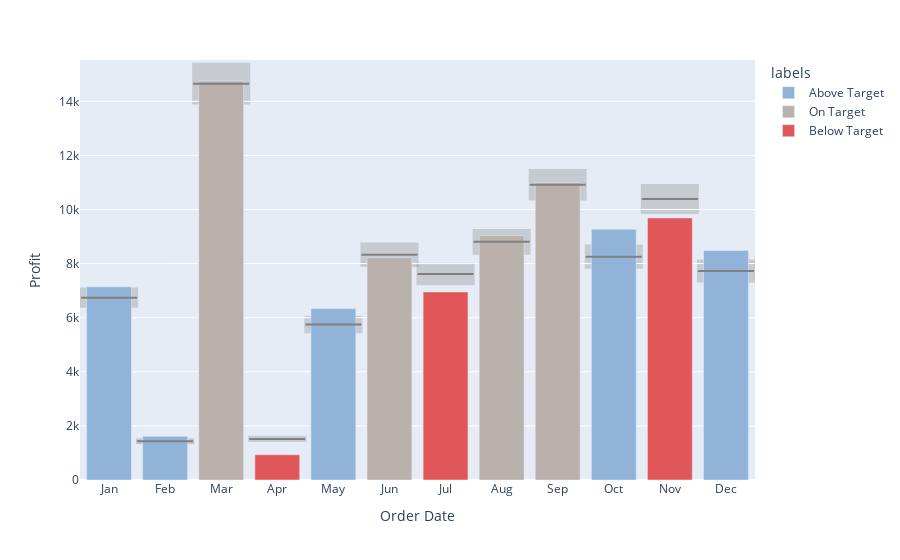

Notebook code for this chart:
### Code cell
import plotly.express as px

tolerence = 0.05

data_px = data_grouped.reset_index()
data_px['labels'] = labels
data_px['month'] = ['Jan', 'Feb', 'Mar', 'Apr', 'May', 'Jun',
                    'Jul', 'Aug', 'Sep', 'Oct', 'Nov', 'Dec']
data_px['profit diff'] = (data_px['Profit'] - data_px['Target Profit']) / data_px['Target Profit']

fig = px.bar(data_px, x='Order Date', y='Profit', color='labels',
             color_discrete_sequence=['#91B3D7', '#BAB0AC', '#E15759'],
            )
fig.update_traces(
    customdata=data_px.loc[:,['month', 'Profit', 'profit diff', 'Target Profit']],
    hovertemplate=('<b>%{customdata[0]} 2023</b><br>'
                   'Profit: <b>$%{customdata[1]:,.0f}</b><br>'
                   '%{customdata[2]:.0%} difference from Target ($%{customdata[3]:,.0f})<extra></extra>'),
    hoverlabel=dict(bgcolor='white'),
)

for m, t, l, u in zip(data_px['Order Date'], data_px['Target Profit'], lower, upper):
    fig.add_shape(
        type='line',
        x0=m-0.5, y0=t, x1=m+0.5, y1=t,
        line_color='gray'
    )
    fig.add_shape(
        type='rect',
        x0=m-0.5, y0=l, x1=m+0.5, y1=u,
        line_color='gray',
        fillcolor='gray',
        opacity=0.3,
        layer='below',
    )

fig.update_layout(
    height=600
)
fig.update_xaxes(
    tickvals=data_px['Order Date'],
    ticktext=data_px['month'],
)

fig.show()

### Figure 1 — Plotly figure (JSON) as saved in the notebook; plotly's stock layout.template omitted (floating-point values rounded to 4 significant figures)
{"data": [{"alignmentgroup": "True", "customdata": [["Jan", 7140.0, 0.05904, 6742.0], ["Feb", 1614.0, 0.1276, 1431.0], ["Mar", 14750.0, 0.006698, 14650.0], ["Apr", 933.3, -0.3856, 1519.0], ["May", 6343.0, 0.1039, 5746.0], ["Jun", 8223.0, -0.01288, 8331.0], ["Jul", 6953.0, -0.08725, 7617.0], ["Aug", 9041.0, 0.02689, 8804.0], ["Sep", 10990.0, 0.006934, 10920.0], ["Oct", 9275.0, 0.1231, 8258.0], ["Nov", 9690.0, -0.06736, 10390.0], ["Dec", 8483.0, 0.09794, 7727.0]], "hoverlabel": {"bgcolor": "white"}, "hovertemplate": "<b>%{customdata[0]} 2023</b><br>Profit: <b>$%{customdata[1]:,.0f}</b><br>%{customdata[2]:.0%} difference from Target ($%{customdata[3]:,.0f})<extra></extra>", "legendgroup": "Above Target", "marker": {"color": "#91B3D7", "pattern": {"shape": ""}}, "name": "Above Target", "offsetgroup": "Above Target", "orientation": "v", "showlegend": true, "textposition": "auto", "type": "bar", "x": [1, 2, 5, 10, 12], "xaxis": "x", "y": [7140.0, 1614.0, 6343.0, 9275.0, 8483.0], "yaxis": "y"}, {"alignmentgroup": "True", "customdata": [["Jan", 7140.0, 0.05904, 6742.0], ["Feb", 1614.0, 0.1276, 1431.0], ["Mar", 14750.0, 0.006698, 14650.0], ["Apr", 933.3, -0.3856, 1519.0], ["May", 6343.0, 0.1039, 5746.0], ["Jun", 8223.0, -0.01288, 8331.0], ["Jul", 6953.0, -0.08725, 7617.0], ["Aug", 9041.0, 0.02689, 8804.0], ["Sep", 10990.0, 0.006934, 10920.0], ["Oct", 9275.0, 0.1231, 8258.0], ["Nov", 9690.0, -0.06736, 10390.0], ["Dec", 8483.0, 0.09794, 7727.0]], "hoverlabel": {"bgcolor": "white"}, "hovertemplate": "<b>%{customdata[0]} 2023</b><br>Profit: <b>$%{customdata[1]:,.0f}</b><br>%{customdata[2]:.0%} difference from Target ($%{customdata[3]:,.0f})<extra></extra>", "legendgroup": "On Target", "marker": {"color": "#BAB0AC", "pattern": {"shape": ""}}, "name": "On Target", "offsetgroup": "On Target", "orientation": "v", "showlegend": true, "textposition": "auto", "type": "bar", "x": [3, 6, 8, 9], "xaxis": "x", "y": [14750.0, 8223.0, 9041.0, 10990.0], "yaxis": "y"}, {"alignmentgroup": "True", "customdata": [["Jan", 7140.0, 0.05904, 6742.0], ["Feb", 1614.0, 0.1276, 1431.0], ["Mar", 14750.0, 0.006698, 14650.0], ["Apr", 933.3, -0.3856, 1519.0], ["May", 6343.0, 0.1039, 5746.0], ["Jun", 8223.0, -0.01288, 8331.0], ["Jul", 6953.0, -0.08725, 7617.0], ["Aug", 9041.0, 0.02689, 8804.0], ["Sep", 10990.0, 0.006934, 10920.0], ["Oct", 9275.0, 0.1231, 8258.0], ["Nov", 9690.0, -0.06736, 10390.0], ["Dec", 8483.0, 0.09794, 7727.0]], "hoverlabel": {"bgcolor": "white"}, "hovertemplate": "<b>%{customdata[0]} 2023</b><br>Profit: <b>$%{customdata[1]:,.0f}</b><br>%{customdata[2]:.0%} difference from Target ($%{customdata[3]:,.0f})<extra></extra>", "legendgroup": "Below Target", "marker": {"color": "#E15759", "pattern": {"shape": ""}}, "name": "Below Target", "offsetgroup": "Below Target", "orientation": "v", "showlegend": true, "textposition": "auto", "type": "bar", "x": [4, 7, 11], "xaxis": "x", "y": [933.3, 6953.0, 9690.0], "yaxis": "y"}], "layout": {"autosize": true, "barmode": "relative", "legend": {"title": {"text": "labels"}, "tracegroupgap": 0}, "margin": {"t": 60}, "shapes": [{"line": {"color": "gray"}, "type": "line", "x0": 0.5, "x1": 1.5, "y0": 6742.0, "y1": 6742.0}, {"fillcolor": "gray", "layer": "below", "line": {"color": "gray"}, "opacity": 0.3, "type": "rect", "x0": 0.5, "x1": 1.5, "y0": 6405.0, "y1": 7079.0}, {"line": {"color": "gray"}, "type": "line", "x0": 1.5, "x1": 2.5, "y0": 1431.0, "y1": 1431.0}, {"fillcolor": "gray", "layer": "below", "line": {"color": "gray"}, "opacity": 0.3, "type": "rect", "x0": 1.5, "x1": 2.5, "y0": 1360.0, "y1": 1503.0}, {"line": {"color": "gray"}, "type": "line", "x0": 2.5, "x1": 3.5, "y0": 14650.0, "y1": 14650.0}, {"fillcolor": "gray", "layer": "below", "line": {"color": "gray"}, "opacity": 0.3, "type": "rect", "x0": 2.5, "x1": 3.5, "y0": 13920.0, "y1": 15390.0}, {"line": {"color": "gray"}, "type": "line", "x0": 3.5, "x1": 4.5, "y0": 1519.0, "y1": 1519.0}, {"fillcolor": "gray", "layer": "below", "line": {"color": "gray"}, "opacity": 0.3, "type": "rect", "x0": 3.5, "x1": 4.5, "y0": 1443.0, "y1": 1595.0}, {"line": {"color": "gray"}, "type": "line", "x0": 4.5, "x1": 5.5, "y0": 5746.0, "y1": 5746.0}, {"fillcolor": "gray", "layer": "below", "line": {"color": "gray"}, "opacity": 0.3, "type": "rect", "x0": 4.5, "x1": 5.5, "y0": 5458.0, "y1": 6033.0}, {"line": {"color": "gray"}, "type": "line", "x0": 5.5, "x1": 6.5, "y0": 8331.0, "y1": 8331.0}, {"fillcolor": "gray", "layer": "below", "line": {"color": "gray"}, "opacity": 0.3, "type": "rect", "x0": 5.5, "x1": 6.5, "y0": 7914.0, "y1": 8747.0}, {"line": {"color": "gray"}, "type": "line", "x0": 6.5, "x1": 7.5, "y0": 7617.0, "y1": 7617.0}, {"fillcolor": "gray", "layer": "below", "line": {"color": "gray"}, "opacity": 0.3, "type": "rect", "x0": 6.5, "x1": 7.5, "y0": 7236.0, "y1": 7998.0}, {"line": {"color": "gray"}, "type": "line", "x0": 7.5, "x1": 8.5, "y0": 8804.0, "y1": 8804.0}, {"fillcolor": "gray", "layer": "below", "line": {"color": "gray"}, "opacity": 0.3, "type": "rect", "x0": 7.5, "x1": 8.5, "y0": 8364.0, "y1": 9244.0}, {"line": {"color": "gray"}, "type": "line", "x0": 8.5, "x1": 9.5, "y0": 10920.0, "y1": 10920.0}, {"fillcolor": "gray", "layer": "below", "line": {"color": "gray"}, "opacity": 0.3, "type": "rect", "x0": 8.5, "x1": 9.5, "y0": 10370.0, "y1": 11460.0}, {"line": {"color": "gray"}, "type": "line", "x0": 9.5, "x1": 10.5, "y0": 8258.0, "y1": 8258.0}, {"fillcolor": "gray", "layer": "below", "line": {"color": "gray"}, "opacity": 0.3, "type": "rect", "x0": 9.5, "x1": 10.5, "y0": 7846.0, "y1": 8671.0}, {"line": {"color": "gray"}, "type": "line", "x0": 10.5, "x1": 11.5, "y0": 10390.0, "y1": 10390.0}, {"fillcolor": "gray", "layer": "below", "line": {"color": "gray"}, "opacity": 0.3, "type": "rect", "x0": 10.5, "x1": 11.5, "y0": 9871.0, "y1": 10910.0}, {"line": {"color": "gray"}, "type": "line", "x0": 11.5, "x1": 12.5, "y0": 7727.0, "y1": 7727.0}, {"fillcolor": "gray", "layer": "below", "line": {"color": "gray"}, "opacity": 0.3, "type": "rect", "x0": 11.5, "x1": 12.5, "y0": 7340.0, "y1": 8113.0}], "xaxis": {"anchor": "y", "autorange": true, "domain": [0, 1], "range": [0.4884, 12.51], "ticktext": ["Jan", "Feb", "Mar", "Apr", "May", "Jun", "Jul", "Aug", "Sep", "Oct", "Nov", "Dec"], "tickvals": [1, 2, 3, 4, 5, 6, 7, 8, 9, 10, 11, 12], "title": {"text": "Order Date"}, "type": "linear"}, "yaxis": {"anchor": "x", "autorange": true, "domain": [0, 1], "range": [0, 15530.0], "title": {"text": "Profit"}, "type": "linear"}}}
